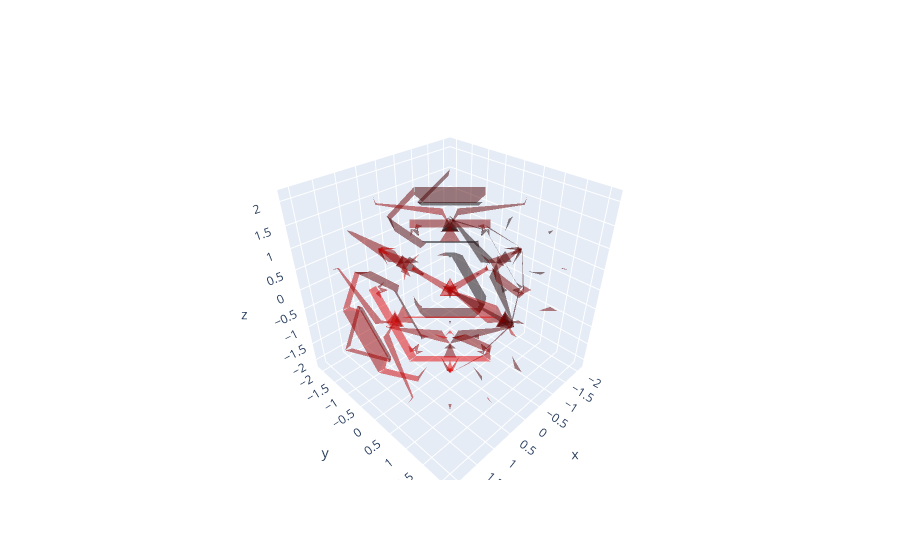

This figure's notebook cell:
### Code cell
n = 50
blank = np.zeros((n, n, n), dtype='uint8')

def esfera(x, y, z, r=2):
    return (r - np.sqrt(x**2 + y**2 + z**2))

marching_tethra(esfera, blank, isovalue=0, num_div=1)

### Figure 1 — Plotly figure (JSON) as saved in the notebook; plotly's stock layout.template omitted (floating-point values rounded to 4 significant figures)
{"data": [{"color": "rgb(1,0,0)", "opacity": 0.5, "type": "mesh3d", "x": [-1, -0.9092, -1], "y": [-0.9092, -1, -1], "z": [-1, -1, -0.9092]}, {"color": "rgb(2,0,0)", "opacity": 0.5, "type": "mesh3d", "x": [-1, -0.7412, -1], "y": [-0.9092, -0.7412, -1.011], "z": [-1, -1, -0.9887]}, {"color": "rgb(3,0,0)", "opacity": 0.5, "type": "mesh3d", "x": [-0.7412, -0.9092, -1.011], "y": [-0.7412, -1, -1], "z": [-1, -1, -0.9887]}, {"color": "rgb(4,0,0)", "opacity": 0.5, "type": "mesh3d", "x": [-1, -1, -1.825, -1.989], "y": [-1.825, -1.989, -1, -1], "z": [0, -0.01127, 0, -0.01127]}, {"color": "rgb(5,0,0)", "opacity": 0.5, "type": "mesh3d", "x": [-1, -1.011, -0.7412], "y": [-1.011, -1, -0.7412], "z": [-0.9887, -0.9887, -1]}, {"color": "rgb(6,0,0)", "opacity": 0.5, "type": "mesh3d", "x": [-1, -0.9142, -1], "y": [-1.175, -0.9142, -1.048], "z": [0, 0, 0.04819]}, {"color": "rgb(7,0,0)", "opacity": 0.5, "type": "mesh3d", "x": [-0.9142, -1.175, -1.048], "y": [-0.9142, -1, -1], "z": [0, 0, 0.04819]}, {"color": "rgb(8,0,0)", "opacity": 0.5, "type": "mesh3d", "x": [-1, -1, -2.091, -1.952], "y": [-2.091, -1.952, -1, -1], "z": [1, 0.9518, 1, 0.9518]}, {"color": "rgb(9,0,0)", "opacity": 0.5, "type": "mesh3d", "x": [-1, -1.048, -0.9142], "y": [-1.048, -1, -0.9142], "z": [0.04819, 0.04819, 0]}, {"color": "rgb(10,0,0)", "opacity": 0.5, "type": "mesh3d", "x": [-1, -0.7412, -1], "y": [-0.9092, -0.7412, -0.7412], "z": [1, 1, 0.7412]}, {"color": "rgb(11,0,0)", "opacity": 0.5, "type": "mesh3d", "x": [-0.7412, -0.9092, -0.7412], "y": [-0.7412, -1, -1], "z": [1, 1, 0.7412]}, {"color": "rgb(12,0,0)", "opacity": 0.5, "type": "mesh3d", "x": [-1, -1, -0.7412], "y": [-0.7412, -1, -1], "z": [0.7412, 0.9092, 0.7412]}, {"color": "rgb(13,0,0)", "opacity": 0.5, "type": "mesh3d", "x": [-1, -0.7412, -0.7412], "y": [-0.7412, -1, -0.7412], "z": [0.7412, 0.7412, 1]}, {"color": "rgb(14,0,0)", "opacity": 0.5, "type": "mesh3d", "x": [-1, -0.7412, -1], "y": [-1, -1, -0.9887], "z": [-0.9092, -0.7412, -1.011]}, {"color": "rgb(15,0,0)", "opacity": 0.5, "type": "mesh3d", "x": [-0.9092, -1.011, -0.7412], "y": [-1, -0.9887, -1], "z": [-1, -1, -0.7412]}, {"color": "rgb(16,0,0)", "opacity": 0.5, "type": "mesh3d", "x": [-1.011, -1, -1.175, -1], "y": [-0.9887, -0.9887, 0, 0], "z": [-1, -1.011, -1, -1.175]}, {"color": "rgb(17,0,0)", "opacity": 0.5, "type": "mesh3d", "x": [-1.011, -0.7412, -1], "y": [-0.9887, -1, -0.9887], "z": [-1, -0.7412, -1.011]}, {"color": "rgb(18,0,0)", "opacity": 0.5, "type": "mesh3d", "x": [-2.091, -1.952, -1.952], "y": [-1, -0.9518, -1], "z": [-1, -1, -0.9518]}, {"color": "rgb(19,0,0)", "opacity": 0.5, "type": "mesh3d", "x": [-1.048, -1.175, -1.207], "y": [-0.04819, 0, 0], "z": [-1, -1, -0.7929]}, {"color": "rgb(20,0,0)", "opacity": 0.5, "type": "mesh3d", "x": [-1.175, -1.207, -1.048], "y": [-1, -0.7929, -1], "z": [0, 0, -0.04819]}, {"color": "rgb(21,0,0)", "opacity": 0.5, "type": "mesh3d", "x": [-1.793, -1.5, -1.793], "y": [-0.2071, 0, 0], "z": [0, 0, -0.2071]}, {"color": "rgb(22,0,0)", "opacity": 0.5, "type": "mesh3d", "x": [-1.048, -1.207, -1.048, -1.207], "y": [-1, -0.7929, -0.04819, 0], "z": [-0.04819, 0, -1, -0.7929]}, {"color": "rgb(23,0,0)", "opacity": 0.5, "type": "mesh3d", "x": [-1.825, -1.73, -1.989], "y": [-1, -0.7299, -1], "z": [0, 0, 0.01127]}, {"color": "rgb(24,0,0)", "opacity": 0.5, "type": "mesh3d", "x": [-1.27, -1.5, -1.27], "y": [-0.2701, 0, 0], "z": [0, 0, 0.2701]}, {"color": "rgb(25,0,0)", "opacity": 0.5, "type": "mesh3d", "x": [-0.9092, -1.011, -1.011], "y": [-1, -0.9887, -1], "z": [1, 1, 0.9887]}, {"color": "rgb(26,0,0)", "opacity": 0.5, "type": "mesh3d", "x": [-1.989, -1.825, -1.73], "y": [-0.01127, 0, 0], "z": [1, 1, 0.7299]}, {"color": "rgb(27,0,0)", "opacity": 0.5, "type": "mesh3d", "x": [-1.011, -1.011, -1.27, -1.27], "y": [-1, -0.9887, -0.2701, 0], "z": [0.9887, 1, 0, 0.2701]}, {"color": "rgb(28,0,0)", "opacity": 0.5, "type": "mesh3d", "x": [-0.9092, -1, -1.048, -1], "y": [-1, -1, -0.04819, -0.04819], "z": [1, 0.9092, 1, 1.048]}, {"color": "rgb(29,0,0)", "opacity": 0.5, "type": "mesh3d", "x": [-1.048, -1.175, -0.9142], "y": [-0.04819, 0, 0], "z": [1, 1, 0.9142]}, {"color": "rgb(30,0,0)", "opacity": 0.5, "type": "mesh3d", "x": [-1, -1, -0.9142], "y": [-0.04819, 0, 0], "z": [1.048, 1.175, 0.9142]}, {"color": "rgb(31,0,0)", "opacity": 0.5, "type": "mesh3d", "x": [-1, -0.9142, -1.048], "y": [-0.04819, 0, -0.04819], "z": [1.048, 0.9142, 1]}, {"color": "rgb(32,0,0)", "opacity": 0.5, "type": "mesh3d", "x": [-1, -0.9142, -1], "y": [0, 0, 0.04819], "z": [-1.175, -0.9142, -1.048]}, {"color": "rgb(33,0,0)", "opacity": 0.5, "type": "mesh3d", "x": [-1.175, -1.048, -0.9142], "y": [0, 0.04819, 0], "z": [-1, -1, -0.9142]}, {"color": "rgb(34,0,0)", "opacity": 0.5, "type": "mesh3d", "x": [-1.048, -1, -0.9092, -1], "y": [0.04819, 0.04819, 1, 1], "z": [-1, -1.048, -1, -0.9092]}, {"color": "rgb(35,0,0)", "opacity": 0.5, "type": "mesh3d", "x": [-1.048, -0.9142, -1], "y": [0.04819, 0, 0.04819], "z": [-1, -0.9142, -1.048]}, {"color": "rgb(36,0,0)", "opacity": 0.5, "type": "mesh3d", "x": [-1.825, -1.989, -1.73], "y": [0, 0.01127, 0], "z": [-1, -1, -0.7299]}, {"color": "rgb(37,0,0)", "opacity": 0.5, "type": "mesh3d", "x": [-1.011, -0.9092, -1.011], "y": [0.9887, 1, 1], "z": [-1, -1, -0.9887]}, {"color": "rgb(38,0,0)", "opacity": 0.5, "type": "mesh3d", "x": [-1.5, -1.27, -1.27], "y": [0, 0.2701, 0], "z": [0, 0, -0.2701]}, {"color": "rgb(39,0,0)", "opacity": 0.5, "type": "mesh3d", "x": [-1.73, -1.825, -1.989], "y": [0.7299, 1, 1], "z": [0, 0, -0.01127]}, {"color": "rgb(40,0,0)", "opacity": 0.5, "type": "mesh3d", "x": [-1.27, -1.27, -1.011, -1.011], "y": [0, 0.2701, 0.9887, 1], "z": [-0.2701, 0, -1, -0.9887]}, {"color": "rgb(41,0,0)", "opacity": 0.5, "type": "mesh3d", "x": [-1.5, -1.793, -1.793], "y": [0, 0.2071, 0], "z": [0, 0, 0.2071]}, {"color": "rgb(42,0,0)", "opacity": 0.5, "type": "mesh3d", "x": [-1.207, -1.175, -1.048], "y": [0.7929, 1, 1], "z": [0, 0, 0.04819]}, {"color": "rgb(43,0,0)", "opacity": 0.5, "type": "mesh3d", "x": [-1.175, -1.048, -1.207], "y": [0, 0.04819, 0], "z": [1, 1, 0.7929]}, {"color": "rgb(44,0,0)", "opacity": 0.5, "type": "mesh3d", "x": [-1.952, -2.091, -1.952], "y": [0.9518, 1, 1], "z": [1, 1, 0.9518]}, {"color": "rgb(45,0,0)", "opacity": 0.5, "type": "mesh3d", "x": [-1.207, -1.048, -1.207, -1.048], "y": [0, 0.04819, 0.7929, 1], "z": [0.7929, 1, 0, 0.04819]}, {"color": "rgb(46,0,0)", "opacity": 0.5, "type": "mesh3d", "x": [-1.175, -1, -1.011, -1], "y": [0, 0, 0.9887, 0.9887], "z": [1, 1.175, 1, 1.011]}, {"color": "rgb(47,0,0)", "opacity": 0.5, "type": "mesh3d", "x": [-1.011, -0.9092, -0.7412], "y": [0.9887, 1, 1], "z": [1, 1, 0.7412]}, {"color": "rgb(48,0,0)", "opacity": 0.5, "type": "mesh3d", "x": [-1, -1, -0.7412], "y": [0.9887, 1, 1], "z": [1.011, 0.9092, 0.7412]}, {"color": "rgb(49,0,0)", "opacity": 0.5, "type": "mesh3d", "x": [-1, -0.7412, -1.011], "y": [0.9887, 1, 0.9887], "z": [1.011, 0.7412, 1]}, {"color": "rgb(50,0,0)", "opacity": 0.5, "type": "mesh3d", "x": [-1, -0.7412, -1], "y": [1, 1, 0.7412], "z": [-0.9092, -0.7412, -0.7412]}, {"color": "rgb(51,0,0)", "opacity": 0.5, "type": "mesh3d", "x": [-0.9092, -0.7412, -0.7412], "y": [1, 0.7412, 1], "z": [-1, -1, -0.7412]}, {"color": "rgb(52,0,0)", "opacity": 0.5, "type": "mesh3d", "x": [-1, -0.7412, -1], "y": [0.9092, 0.7412, 0.7412], "z": [-1, -1, -0.7412]}, {"color": "rgb(53,0,0)", "opacity": 0.5, "type": "mesh3d", "x": [-0.7412, -0.7412, -1], "y": [0.7412, 1, 0.7412], "z": [-1, -0.7412, -0.7412]}, {"color": "rgb(54,0,0)", "opacity": 0.5, "type": "mesh3d", "x": [-1, -0.9092, -1, -1.048], "y": [0.9092, 1, 1.048, 1], "z": [-1, -1, -0.04819, -0.04819]}, {"color": "rgb(55,0,0)", "opacity": 0.5, "type": "mesh3d", "x": [-1.175, -0.9142, -1.048], "y": [1, 0.9142, 1], "z": [0, 0, -0.04819]}, {"color": "rgb(56,0,0)", "opacity": 0.5, "type": "mesh3d", "x": [-1, -0.9142, -1], "y": [1.175, 0.9142, 1.048], "z": [0, 0, -0.04819]}, {"color": "rgb(57,0,0)", "opacity": 0.5, "type": "mesh3d", "x": [-0.9142, -1.048, -1], "y": [0.9142, 1, 1.048], "z": [0, -0.04819, -0.04819]}, {"color": "rgb(58,0,0)", "opacity": 0.5, "type": "mesh3d", "x": [-1, -1.175, -1, -1.011], "y": [1.175, 1, 1.011, 1], "z": [0, 0, 0.9887, 0.9887]}, {"color": "rgb(59,0,0)", "opacity": 0.5, "type": "mesh3d", "x": [-0.9092, -0.7412, -1.011], "y": [1, 0.7412, 1], "z": [1, 1, 0.9887]}, {"color": "rgb(60,0,0)", "opacity": 0.5, "type": "mesh3d", "x": [-1, -0.7412, -1], "y": [0.9092, 0.7412, 1.011], "z": [1, 1, 0.9887]}, {"color": "rgb(61,0,0)", "opacity": 0.5, "type": "mesh3d", "x": [-0.7412, -1.011, -1], "y": [0.7412, 1, 1.011], "z": [1, 0.9887, 0.9887]}, {"color": "rgb(62,0,0)", "opacity": 0.5, "type": "mesh3d", "x": [-0.9092, -1, -1], "y": [1, 0.9092, 1], "z": [1, 1, 0.9092]}, {"color": "rgb(63,0,0)", "opacity": 0.5, "type": "mesh3d", "x": [-1, -1, -0.9887], "y": [-0.7412, -1, -1], "z": [-0.7412, -0.9092, -1.011]}, {"color": "rgb(64,0,0)", "opacity": 0.5, "type": "mesh3d", "x": [-0.9887, -1, -1], "y": [-1.011, -0.9092, -0.7412], "z": [-1, -1, -0.7412]}, {"color": "rgb(65,0,0)", "opacity": 0.5, "type": "mesh3d", "x": [-0.01127, 0, -0.01127, 0], "y": [-1.989, -1.825, -1, -1], "z": [-1, -1, -1.989, -1.825]}, {"color": "rgb(66,0,0)", "opacity": 0.5, "type": "mesh3d", "x": [-0.9887, -1, -0.9887], "y": [-1.011, -0.7412, -1], "z": [-1, -0.7412, -1.011]}, {"color": "rgb(67,0,0)", "opacity": 0.5, "type": "mesh3d", "x": [0, -0.04819, 0], "y": [-1.175, -1.048, -1.207], "z": [-1, -1, -0.7929]}, {"color": "rgb(68,0,0)", "opacity": 0.5, "type": "mesh3d", "x": [-1, -0.9518, -1], "y": [-2.091, -1.952, -1.952], "z": [-1, -1, -0.9518]}, {"color": "rgb(69,0,0)", "opacity": 0.5, "type": "mesh3d", "x": [-0.7929, -1, -1], "y": [-1.207, -1.175, -1.048], "z": [0, 0, -0.04819]}, {"color": "rgb(70,0,0)", "opacity": 0.5, "type": "mesh3d", "x": [0, -0.2071, 0], "y": [-1.5, -1.793, -1.793], "z": [0, 0, -0.2071]}, {"color": "rgb(71,0,0)", "opacity": 0.5, "type": "mesh3d", "x": [-0.2071, 0, -1, -0.9518], "y": [-1.793, -1.793, -1.952, -1.952], "z": [0, -0.2071, -0.9518, -1]}, {"color": "rgb(72,0,0)", "opacity": 0.5, "type": "mesh3d", "x": [0, -0.2701, 0], "y": [-1.5, -1.27, -1.27], "z": [0, 0, 0.2701]}, {"color": "rgb(73,0,0)", "opacity": 0.5, "type": "mesh3d", "x": [-1, -0.7299, -1], "y": [-1.825, -1.73, -1.989], "z": [0, 0, 0.01127]}, {"color": "rgb(74,0,0)", "opacity": 0.5, "type": "mesh3d", "x": [-0.9887, -1, -1], "y": [-1.011, -0.9092, -1.011], "z": [1, 1, 0.9887]}, {"color": "rgb(75,0,0)", "opacity": 0.5, "type": "mesh3d", "x": [0, -0.01127, 0], "y": [-1.825, -1.989, -1.73], "z": [1, 1, 0.7299]}, {"color": "rgb(76,0,0)", "opacity": 0.5, "type": "mesh3d", "x": [-0.01127, 0, -1, -0.7299], "y": [-1.989, -1.73, -1.989, -1.73], "z": [1, 0.7299, 0.01127, 0]}, {"color": "rgb(77,0,0)", "opacity": 0.5, "type": "mesh3d", "x": [0, -0.04819, 0], "y": [-1.175, -1.048, -0.9142], "z": [1, 1, 0.9142]}, {"color": "rgb(78,0,0)", "opacity": 0.5, "type": "mesh3d", "x": [-0.9518, -1, -0.9518, -1], "y": [-1.952, -2.091, -1, -1], "z": [1, 1, 1.952, 2.091]}, {"color": "rgb(79,0,0)", "opacity": 0.5, "type": "mesh3d", "x": [0, 0, -0.04819], "y": [-0.9142, -1, -1], "z": [0.9142, 1.175, 1.048]}, {"color": "rgb(80,0,0)", "opacity": 0.5, "type": "mesh3d", "x": [0, -0.04819, -0.04819], "y": [-0.9142, -1, -1.048], "z": [0.9142, 1.048, 1]}, {"color": "rgb(81,0,0)", "opacity": 0.5, "type": "mesh3d", "x": [0, -0.04819, 0], "y": [-1, -1, -0.7929], "z": [-1.175, -1.048, -1.207]}, {"color": "rgb(82,0,0)", "opacity": 0.5, "type": "mesh3d", "x": [-1, -1, -0.7929], "y": [-0.04819, 0, 0], "z": [-1.048, -1.175, -1.207]}, {"color": "rgb(83,0,0)", "opacity": 0.5, "type": "mesh3d", "x": [-0.9518, -1, -1], "y": [-1, -1, -0.9518], "z": [-1.952, -2.091, -1.952]}, {"color": "rgb(84,0,0)", "opacity": 0.5, "type": "mesh3d", "x": [0, 0, -0.2071], "y": [-0.2071, 0, 0], "z": [-1.793, -1.5, -1.793]}, {"color": "rgb(85,0,0)", "opacity": 0.5, "type": "mesh3d", "x": [-0.04819, 0, -1, -0.7929], "y": [-1, -0.7929, -0.04819, 0], "z": [-1.048, -1.207, -1.048, -1.207]}, {"color": "rgb(86,0,0)", "opacity": 0.5, "type": "mesh3d", "x": [0, -0.01127, 0], "y": [-1, -1, -0.7299], "z": [1.825, 1.989, 1.73]}, {"color": "rgb(87,0,0)", "opacity": 0.5, "type": "mesh3d", "x": [-1, -1, -0.7299], "y": [-0.01127, 0, 0], "z": [1.989, 1.825, 1.73]}, {"color": "rgb(88,0,0)", "opacity": 0.5, "type": "mesh3d", "x": [-0.9887, -1, -1], "y": [-1, -1, -0.9887], "z": [1.011, 0.9092, 1.011]}, {"color": "rgb(89,0,0)", "opacity": 0.5, "type": "mesh3d", "x": [0, 0, -0.2701], "y": [-0.2701, 0, 0], "z": [1.27, 1.5, 1.27]}, {"color": "rgb(90,0,0)", "opacity": 0.5, "type": "mesh3d", "x": [-0.01127, 0, -1, -0.7299], "y": [-1, -0.7299, -0.01127, 0], "z": [1.989, 1.73, 1.989, 1.73]}, {"color": "rgb(91,0,0)", "opacity": 0.5, "type": "mesh3d", "x": [0, -0.2701, 0], "y": [0, 0, 0.2701], "z": [-1.5, -1.27, -1.27]}, {"color": "rgb(92,0,0)", "opacity": 0.5, "type": "mesh3d", "x": [-1, -1, -0.9887], "y": [0.9887, 1, 1], "z": [-1.011, -0.9092, -1.011]}, {"color": "rgb(93,0,0)", "opacity": 0.5, "type": "mesh3d", "x": [-0.7299, -1, -1], "y": [0, 0, 0.01127], "z": [-1.73, -1.825, -1.989]}, {"color": "rgb(94,0,0)", "opacity": 0.5, "type": "mesh3d", "x": [0, 0, -0.01127], "y": [0.7299, 1, 1], "z": [-1.73, -1.825, -1.989]}, {"color": "rgb(95,0,0)", "opacity": 0.5, "type": "mesh3d", "x": [-0.2701, 0, -1, -0.9887], "y": [0, 0.2701, 0.9887, 1], "z": [-1.27, -1.27, -1.011, -1.011]}, {"color": "rgb(96,0,0)", "opacity": 0.5, "type": "mesh3d", "x": [0, -0.2071, 0], "y": [0, 0, 0.2071], "z": [1.5, 1.793, 1.793]}, {"color": "rgb(97,0,0)", "opacity": 0.5, "type": "mesh3d", "x": [-1, -1, -0.9518], "y": [0.9518, 1, 1], "z": [1.952, 2.091, 1.952]}, {"color": "rgb(98,0,0)", "opacity": 0.5, "type": "mesh3d", "x": [-0.7929, -1, -1], "y": [0, 0, 0.04819], "z": [1.207, 1.175, 1.048]}, {"color": "rgb(99,0,0)", "opacity": 0.5, "type": "mesh3d", "x": [0, 0, -0.04819], "y": [0.7929, 1, 1], "z": [1.207, 1.175, 1.048]}, {"color": "rgb(100,0,0)", "opacity": 0.5, "type": "mesh3d", "x": [-0.2071, 0, -1, -0.9518], "y": [0, 0.2071, 0.9518, 1], "z": [1.793, 1.793, 1.952, 1.952]}, {"color": "rgb(101,0,0)", "opacity": 0.5, "type": "mesh3d", "x": [0, -0.04819, 0], "y": [1, 1, 0.9142], "z": [-1.175, -1.048, -0.9142]}, {"color": "rgb(102,0,0)", "opacity": 0.5, "type": "mesh3d", "x": [-0.04819, -0.04819, -1, -1], "y": [1.048, 1, 0.9092, 1], "z": [-1, -1.048, -1, -0.9092]}, {"color": "rgb(103,0,0)", "opacity": 0.5, "type": "mesh3d", "x": [0, -0.04819, 0], "y": [1.175, 1.048, 0.9142], "z": [-1, -1, -0.9142]}, {"color": "rgb(104,0,0)", "opacity": 0.5, "type": "mesh3d", "x": [-0.04819, -0.04819, 0], "y": [1.048, 1, 0.9142], "z": [-1, -1.048, -0.9142]}, {"color": "rgb(105,0,0)", "opacity": 0.5, "type": "mesh3d", "x": [0, -0.01127, 0], "y": [1.825, 1.989, 1.73], "z": [-1, -1, -0.7299]}, {"color": "rgb(106,0,0)", "opacity": 0.5, "type": "mesh3d", "x": [-1, -0.9887, -1], "y": [0.9092, 1.011, 1.011], "z": [-1, -1, -0.9887]}, {"color": "rgb(107,0,0)", "opacity": 0.5, "type": "mesh3d", "x": [-0.7299, -1, -1], "y": [1.73, 1.825, 1.989], "z": [0, 0, -0.01127]}, {"color": "rgb(108,0,0)", "opacity": 0.5, "type": "mesh3d", "x": [0, -0.2701, 0], "y": [1.5, 1.27, 1.27], "z": [0, 0, -0.2701]}, {"color": "rgb(109,0,0)", "opacity": 0.5, "type": "mesh3d", "x": [-0.2701, 0, -1, -0.9887], "y": [1.27, 1.27, 1.011, 1.011], "z": [0, -0.2701, -0.9887, -1]}, {"color": "rgb(110,0,0)", "opacity": 0.5, "type": "mesh3d", "x": [0, -0.2071, 0], "y": [1.5, 1.793, 1.793], "z": [0, 0, 0.2071]}, {"color": "rgb(111,0,0)", "opacity": 0.5, "type": "mesh3d", "x": [-1, -0.7929, -1], "y": [1.175, 1.207, 1.048], "z": [0, 0, 0.04819]}, {"color": "rgb(112,0,0)", "opacity": 0.5, "type": "mesh3d", "x": [-0.9518, -1, -1], "y": [1.952, 2.091, 1.952], "z": [1, 1, 0.9518]}, {"color": "rgb(113,0,0)", "opacity": 0.5, "type": "mesh3d", "x": [0, -0.04819, 0], "y": [1.175, 1.048, 1.207], "z": [1, 1, 0.7929]}, {"color": "rgb(114,0,0)", "opacity": 0.5, "type": "mesh3d", "x": [-0.04819, 0, -1, -0.7929], "y": [1.048, 1.207, 1.048, 1.207], "z": [1, 0.7929, 0.04819, 0]}, {"color": "rgb(115,0,0)", "opacity": 0.5, "type": "mesh3d", "x": [0, 0, -0.9887, -0.9887], "y": [1.175, 1, 1.011, 1], "z": [1, 1.175, 1, 1.011]}, {"color": "rgb(116,0,0)", "opacity": 0.5, "type": "mesh3d", "x": [-1, -0.9887, -1], "y": [0.9092, 1.011, 0.7412], "z": [1, 1, 0.7412]}, {"color": "rgb(117,0,0)", "opacity": 0.5, "type": "mesh3d", "x": [-0.9887, -1, -1], "y": [1, 1, 0.7412], "z": [1.011, 0.9092, 0.7412]}, {"color": "rgb(118,0,0)", "opacity": 0.5, "type": "mesh3d", "x": [-0.9887, -1, -0.9887], "y": [1, 0.7412, 1.011], "z": [1.011, 0.7412, 1]}, {"color": "rgb(119,0,0)", "opacity": 0.5, "type": "mesh3d", "x": [0, 0, 0.04819], "y": [-0.9142, -1, -1], "z": [-0.9142, -1.175, -1.048]}, {"color": "rgb(120,0,0)", "opacity": 0.5, "type": "mesh3d", "x": [0.04819, 0, 0], "y": [-1.048, -1.175, -0.9142], "z": [-1, -1, -0.9142]}, {"color": "rgb(121,0,0)", "opacity": 0.5, "type": "mesh3d", "x": [0.9518, 1, 0.9518, 1], "y": [-1.952, -2.091, -1, -1], "z": [-1, -1, -1.952, -2.091]}, {"color": "rgb(122,0,0)", "opacity": 0.5, "type": "mesh3d", "x": [0.04819, 0, 0.04819], "y": [-1.048, -0.9142, -1], "z": [-1, -0.9142, -1.048]}, {"color": "rgb(123,0,0)", "opacity": 0.5, "type": "mesh3d", "x": [1, 0.9887, 1], "y": [-0.9092, -1.011, -1.011], "z": [-1, -1, -0.9887]}, {"color": "rgb(124,0,0)", "opacity": 0.5, "type": "mesh3d", "x": [0, 0.01127, 0], "y": [-1.825, -1.989, -1.73], "z": [-1, -1, -0.7299]}, {"color": "rgb(125,0,0)", "opacity": 0.5, "type": "mesh3d", "x": [0.2701, 0, 0], "y": [-1.27, -1.5, -1.27], "z": [0, 0, -0.2701]}, {"color": "rgb(126,0,0)", "opacity": 0.5, "type": "mesh3d", "x": [1, 0.7299, 1], "y": [-1.825, -1.73, -1.989], "z": [0, 0, -0.01127]}, {"color": "rgb(127,0,0)", "opacity": 0.5, "type": "mesh3d", "x": [0.7299, 1, 0, 0.01127], "y": [-1.73, -1.989, -1.73, -1.989], "z": [0, -0.01127, -0.7299, -1]}, {"color": "rgb(128,0,0)", "opacity": 0.5, "type": "mesh3d", "x": [1, 0.7929, 1], "y": [-1.175, -1.207, -1.048], "z": [0, 0, 0.04819]}, {"color": "rgb(129,0,0)", "opacity": 0.5, "type": "mesh3d", "x": [0, 0.2071, 0], "y": [-1.5, -1.793, -1.793], "z": [0, 0, 0.2071]}, {"color": "rgb(130,0,0)", "opacity": 0.5, "type": "mesh3d", "x": [0.04819, 0, 0], "y": [-1.048, -1.175, -1.207], "z": [1, 1, 0.7929]}, {"color": "rgb(131,0,0)", "opacity": 0.5, "type": "mesh3d", "x": [1, 0.9518, 1], "y": [-2.091, -1.952, -1.952], "z": [1, 1, 0.9518]}, {"color": "rgb(132,0,0)", "opacity": 0.5, "type": "mesh3d", "x": [0.9518, 1, 0, 0.2071], "y": [-1.952, -1.952, -1.793, -1.793], "z": [1, 0.9518, 0.2071, 0]}, {"color": "rgb(133,0,0)", "opacity": 0.5, "type": "mesh3d", "x": [1, 0.9887, 1], "y": [-0.9092, -1.011, -0.7412], "z": [1, 1, 0.7412]}, {"color": "rgb(134,0,0)", "opacity": 0.5, "type": "mesh3d", "x": [0.01127, 0, 0.01127, 0], "y": [-1.989, -1.825, -1, -1], "z": [1, 1, 1.989, 1.825]}, {"color": "rgb(135,0,0)", "opacity": 0.5, "type": "mesh3d", "x": [1, 1, 0.9887], "y": [-0.7412, -1, -1], "z": [0.7412, 0.9092, 1.011]}, {"color": "rgb(136,0,0)", "opacity": 0.5, "type": "mesh3d", "x": [1, 0.9887, 0.9887], "y": [-0.7412, -1, -1.011], "z": [0.7412, 1.011, 1]}, {"color": "rgb(137,0,0)", "opacity": 0.5, "type": "mesh3d", "x": [1, 0.9887, 1], "y": [-1, -1, -0.9887], "z": [-0.9092, -1.011, -1.011]}, {"color": "rgb(138,0,0)", "opacity": 0.5, "type": "mesh3d", "x": [0, 0, 0.2701], "y": [-0.2701, 0, 0], "z": [-1.27, -1.5, -1.27]}, {"color": "rgb(139,0,0)", "opacity": 0.5, "type": "mesh3d", "x": [0.01127, 0, 0], "y": [-1, -1, -0.7299], "z": [-1.989, -1.825, -1.73]}, {"color": "rgb(140,0,0)", "opacity": 0.5, "type": "mesh3d", "x": [1, 1, 0.7299], "y": [-0.01127, 0, 0], "z": [-1.989, -1.825, -1.73]}, {"color": "rgb(141,0,0)", "opacity": 0.5, "type": "mesh3d", "x": [0.9887, 1, 0, 0.2701], "y": [-1, -0.9887, -0.2701, 0], "z": [-1.011, -1.011, -1.27, -1.27]}, {"color": "rgb(142,0,0)", "opacity": 0.5, "type": "mesh3d", "x": [1, 0.9518, 1], "y": [-1, -1, -0.9518], "z": [2.091, 1.952, 1.952]}, {"color": "rgb(143,0,0)", "opacity": 0.5, "type": "mesh3d", "x": [0, 0, 0.2071], "y": [-0.2071, 0, 0], "z": [1.793, 1.5, 1.793]}, {"color": "rgb(144,0,0)", "opacity": 0.5, "type": "mesh3d", "x": [0.04819, 0, 0], "y": [-1, -1, -0.7929], "z": [1.048, 1.175, 1.207]}, {"color": "rgb(145,0,0)", "opacity": 0.5, "type": "mesh3d", "x": [1, 1, 0.7929], "y": [-0.04819, 0, 0], "z": [1.048, 1.175, 1.207]}, {"color": "rgb(146,0,0)", "opacity": 0.5, "type": "mesh3d", "x": [0.9518, 1, 0, 0.2071], "y": [-1, -0.9518, -0.2071, 0], "z": [1.952, 1.952, 1.793, 1.793]}, {"color": "rgb(147,0,0)", "opacity": 0.5, "type": "mesh3d", "x": [1, 0.7929, 1], "y": [0, 0, 0.04819], "z": [-1.175, -1.207, -1.048]}, {"color": "rgb(148,0,0)", "opacity": 0.5, "type": "mesh3d", "x": [0, 0, 0.04819], "y": [0.7929, 1, 1], "z": [-1.207, -1.175, -1.048]}, {"color": "rgb(149,0,0)", "opacity": 0.5, "type": "mesh3d", "x": [0.2071, 0, 0], "y": [0, 0, 0.2071], "z": [-1.793, -1.5, -1.793]}, {"color": "rgb(150,0,0)", "opacity": 0.5, "type": "mesh3d", "x": [1, 1, 0.9518], "y": [0.9518, 1, 1], "z": [-1.952, -2.091, -1.952]}, {"color": "rgb(151,0,0)", "opacity": 0.5, "type": "mesh3d", "x": [0.7929, 1, 0, 0.04819], "y": [0, 0.04819, 0.7929, 1], "z": [-1.207, -1.048, -1.207, -1.048]}, {"color": "rgb(152,0,0)", "opacity": 0.5, "type": "mesh3d", "x": [1, 0.7299, 1], "y": [0, 0, 0.01127], "z": [1.825, 1.73, 1.989]}, {"color": "rgb(153,0,0)", "opacity": 0.5, "type": "mesh3d", "x": [0, 0, 0.01127], "y": [0.7299, 1, 1], "z": [1.73, 1.825, 1.989]}, {"color": "rgb(154,0,0)", "opacity": 0.5, "type": "mesh3d", "x": [0.2701, 0, 0], "y": [0, 0, 0.2701], "z": [1.27, 1.5, 1.27]}, {"color": "rgb(155,0,0)", "opacity": 0.5, "type": "mesh3d", "x": [1, 1, 0.9887], "y": [0.9887, 1, 1], "z": [1.011, 0.9092, 1.011]}, {"color": "rgb(156,0,0)", "opacity": 0.5, "type": "mesh3d", "x": [0.7299, 1, 0, 0.01127], "y": [0, 0.01127, 0.7299, 1], "z": [1.73, 1.989, 1.73, 1.989]}, {"color": "rgb(157,0,0)", "opacity": 0.5, "type": "mesh3d", "x": [1, 0.9887, 1], "y": [1, 1, 0.7412], "z": [-0.9092, -1.011, -0.7412]}, {"color": "rgb(158,0,0)", "opacity": 0.5, "type": "mesh3d", "x": [0.9887, 0.9887, 0, 0], "y": [1.011, 1, 1.175, 1], "z": [-1, -1.011, -1, -1.175]}, {"color": "rgb(159,0,0)", "opacity": 0.5, "type": "mesh3d", "x": [1, 0.9887, 1], "y": [0.9092, 1.011, 0.7412], "z": [-1, -1, -0.7412]}, {"color": "rgb(160,0,0)", "opacity": 0.5, "type": "mesh3d", "x": [0.9887, 0.9887, 1], "y": [1.011, 1, 0.7412], "z": [-1, -1.011, -0.7412]}, {"color": "rgb(161,0,0)", "opacity": 0.5, "type": "mesh3d", "x": [1, 0.9518, 1], "y": [2.091, 1.952, 1.952], "z": [-1, -1, -0.9518]}, {"color": "rgb(162,0,0)", "opacity": 0.5, "type": "mesh3d", "x": [0, 0.04819, 0], "y": [1.175, 1.048, 1.207], "z": [-1, -1, -0.7929]}, {"color": "rgb(163,0,0)", "opacity": 0.5, "type": "mesh3d", "x": [0.2071, 0, 0], "y": [1.793, 1.5, 1.793], "z": [0, 0, -0.2071]}, {"color": "rgb(164,0,0)", "opacity": 0.5, "type": "mesh3d", "x": [1, 0.7929, 1], "y": [1.175, 1.207, 1.048], "z": [0, 0, -0.04819]}, {"color": "rgb(165,0,0)", "opacity": 0.5, "type": "mesh3d", "x": [0.7929, 1, 0, 0.04819], "y": [1.207, 1.048, 1.207, 1.048], "z": [0, -0.04819, -0.7929, -1]}, {"color": "rgb(166,0,0)", "opacity": 0.5, "type": "mesh3d", "x": [1, 0.7299, 1], "y": [1.825, 1.73, 1.989], "z": [0, 0, 0.01127]}, {"color": "rgb(167,0,0)", "opacity": 0.5, "type": "mesh3d", "x": [0, 0.2701, 0], "y": [1.5, 1.27, 1.27], "z": [0, 0, 0.2701]}, {"color": "rgb(168,0,0)", "opacity": 0.5, "type": "mesh3d", "x": [0.01127, 0, 0], "y": [1.989, 1.825, 1.73], "z": [1, 1, 0.7299]}, {"color": "rgb(169,0,0)", "opacity": 0.5, "type": "mesh3d", "x": [1, 0.9887, 1], "y": [0.9092, 1.011, 1.011], "z": [1, 1, 0.9887]}, {"color": "rgb(170,0,0)", "opacity": 0.5, "type": "mesh3d", "x": [0.9887, 1, 0, 0.2701], "y": [1.011, 1.011, 1.27, 1.27], "z": [1, 0.9887, 0.2701, 0]}, {"color": "rgb(171,0,0)", "opacity": 0.5, "type": "mesh3d", "x": [1, 1, 0.04819, 0.04819], "y": [0.9092, 1, 1.048, 1], "z": [1, 0.9092, 1, 1.048]}, {"color": "rgb(172,0,0)", "opacity": 0.5, "type": "mesh3d", "x": [0, 0.04819, 0], "y": [1.175, 1.048, 0.9142], "z": [1, 1, 0.9142]}, {"color": "rgb(173,0,0)", "opacity": 0.5, "type": "mesh3d", "x": [0.04819, 0, 0], "y": [1, 1, 0.9142], "z": [1.048, 1.175, 0.9142]}, {"color": "rgb(174,0,0)", "opacity": 0.5, "type": "mesh3d", "x": [0.04819, 0, 0.04819], "y": [1, 0.9142, 1.048], "z": [1.048, 0.9142, 1]}, {"color": "rgb(175,0,0)", "opacity": 0.5, "type": "mesh3d", "x": [1, 1, 0.7412], "y": [-0.7412, -1, -1], "z": [-0.7412, -0.9092, -0.7412]}, {"color": "rgb(176,0,0)", "opacity": 0.5, "type": "mesh3d", "x": [0.7412, 1, 1], "y": [-0.7412, -0.9092, -0.7412], "z": [-1, -1, -0.7412]}, {"color": "rgb(177,0,0)", "opacity": 0.5, "type": "mesh3d", "x": [0.7412, 0.9092, 0.7412], "y": [-0.7412, -1, -1], "z": [-1, -1, -0.7412]}, {"color": "rgb(178,0,0)", "opacity": 0.5, "type": "mesh3d", "x": [0.7412, 1, 0.7412], "y": [-0.7412, -0.7412, -1], "z": [-1, -0.7412, -0.7412]}, {"color": "rgb(179,0,0)", "opacity": 0.5, "type": "mesh3d", "x": [1, 1, 2.091, 1.952], "y": [-2.091, -1.952, -1, -1], "z": [-1, -0.9518, -1, -0.9518]}, {"color": "rgb(180,0,0)", "opacity": 0.5, "type": "mesh3d", "x": [0.9142, 1, 1], "y": [-0.9142, -1.175, -1.048], "z": [0, 0, -0.04819]}, {"color": "rgb(181,0,0)", "opacity": 0.5, "type": "mesh3d", "x": [0.9142, 1.175, 1.048], "y": [-0.9142, -1, -1], "z": [0, 0, -0.04819]}, {"color": "rgb(182,0,0)", "opacity": 0.5, "type": "mesh3d", "x": [0.9142, 1, 1.048], "y": [-0.9142, -1.048, -1], "z": [0, -0.04819, -0.04819]}, {"color": "rgb(183,0,0)", "opacity": 0.5, "type": "mesh3d", "x": [1, 1, 1.825, 1.989], "y": [-1.825, -1.989, -1, -1], "z": [0, 0.01127, 0, 0.01127]}, {"color": "rgb(184,0,0)", "opacity": 0.5, "type": "mesh3d", "x": [0.7412, 1, 1], "y": [-0.7412, -0.9092, -1.011], "z": [1, 1, 0.9887]}, {"color": "rgb(185,0,0)", "opacity": 0.5, "type": "mesh3d", "x": [0.7412, 0.9092, 1.011], "y": [-0.7412, -1, -1], "z": [1, 1, 0.9887]}, {"color": "rgb(186,0,0)", "opacity": 0.5, "type": "mesh3d", "x": [0.7412, 1, 1.011], "y": [-0.7412, -1.011, -1], "z": [1, 0.9887, 0.9887]}, {"color": "rgb(187,0,0)", "opacity": 0.5, "type": "mesh3d", "x": [1, 0.9092, 1], "y": [-0.9092, -1, -1], "z": [1, 1, 0.9092]}, {"color": "rgb(188,0,0)", "opacity": 0.5, "type": "mesh3d", "x": [1, 1, 0.9142], "y": [-0.04819, 0, 0], "z": [-1.048, -1.175, -0.9142]}, {"color": "rgb(189,0,0)", "opacity": 0.5, "type": "mesh3d", "x": [1.952, 2.091, 1, 1], "y": [-0.9518, -1, -0.9518, -1], "z": [-1, -1, -1.952, -2.091]}, {"color": "rgb(190,0,0)", "opacity": 0.5, "type": "mesh3d", "x": [1.048, 1.175, 0.9142], "y": [-0.04819, 0, 0], "z": [-1, -1, -0.9142]}, {"color": "rgb(191,0,0)", "opacity": 0.5, "type": "mesh3d", "x": [1.048, 1, 0.9142], "y": [-0.04819, -0.04819, 0], "z": [-1, -1.048, -0.9142]}, {"color": "rgb(192,0,0)", "opacity": 0.5, "type": "mesh3d", "x": [0.9092, 1.011, 1.011], "y": [-1, -0.9887, -1], "z": [-1, -1, -0.9887]}, {"color": "rgb(193,0,0)", "opacity": 0.5, "type": "mesh3d", "x": [1.989, 1.825, 1.73], "y": [-0.01127, 0, 0], "z": [-1, -1, -0.7299]}, {"color": "rgb(194,0,0)", "opacity": 0.5, "type": "mesh3d", "x": [1.825, 1.73, 1.989], "y": [-1, -0.7299, -1], "z": [0, 0, -0.01127]}, {"color": "rgb(195,0,0)", "opacity": 0.5, "type": "mesh3d", "x": [1.27, 1.5, 1.27], "y": [-0.2701, 0, 0], "z": [0, 0, -0.2701]}, {"color": "rgb(196,0,0)", "opacity": 0.5, "type": "mesh3d", "x": [1.989, 1.73, 1.989, 1.73], "y": [-1, -0.7299, -0.01127, 0], "z": [-0.01127, 0, -1, -0.7299]}, {"color": "rgb(197,0,0)", "opacity": 0.5, "type": "mesh3d", "x": [1.175, 1.207, 1.048], "y": [-1, -0.7929, -1], "z": [0, 0, 0.04819]}, {"color": "rgb(198,0,0)", "opacity": 0.5, "type": "mesh3d", "x": [1.793, 1.5, 1.793], "y": [-0.2071, 0, 0], "z": [0, 0, 0.2071]}, {"color": "rgb(199,0,0)", "opacity": 0.5, "type": "mesh3d", "x": [2.091, 1.952, 1.952], "y": [-1, -0.9518, -1], "z": [1, 1, 0.9518]}, {"color": "rgb(200,0,0)", "opacity": 0.5, "type": "mesh3d", "x": [1.048, 1.175, 1.207], "y": [-0.04819, 0, 0], "z": [1, 1, 0.7929]}, {"color": "rgb(201,0,0)", "opacity": 0.5, "type": "mesh3d", "x": [1.952, 1.952, 1.793, 1.793], "y": [-1, -0.9518, -0.2071, 0], "z": [0.9518, 1, 0, 0.2071]}, {"color": "rgb(202,0,0)", "opacity": 0.5, "type": "mesh3d", "x": [0.9092, 1.011, 0.7412], "y": [-1, -0.9887, -1], "z": [1, 1, 0.7412]}, {"color": "rgb(203,0,0)", "opacity": 0.5, "type": "mesh3d", "x": [1.011, 1, 1.175, 1], "y": [-0.9887, -0.9887, 0, 0], "z": [1, 1.011, 1, 1.175]}, {"color": "rgb(204,0,0)", "opacity": 0.5, "type": "mesh3d", "x": [0.7412, 1, 1], "y": [-1, -1, -0.9887], "z": [0.7412, 0.9092, 1.011]}, {"color": "rgb(205,0,0)", "opacity": 0.5, "type": "mesh3d", "x": [0.7412, 1, 1.011], "y": [-1, -0.9887, -0.9887], "z": [0.7412, 1.011, 1]}, {"color": "rgb(206,0,0)", "opacity": 0.5, "type": "mesh3d", "x": [1, 1, 0.7412], "y": [0.9887, 1, 1], "z": [-1.011, -0.9092, -0.7412]}, {"color": "rgb(207,0,0)", "opacity": 0.5, "type": "mesh3d", "x": [1.989, 1.825, 1, 1], "y": [0.01127, 0, 0.01127, 0], "z": [-1, -1, -1.989, -1.825]}, {"color": "rgb(208,0,0)", "opacity": 0.5, "type": "mesh3d", "x": [1.011, 0.9092, 0.7412], "y": [0.9887, 1, 1], "z": [-1, -1, -0.7412]}, {"color": "rgb(209,0,0)", "opacity": 0.5, "type": "mesh3d", "x": [1.011, 1, 0.7412], "y": [0.9887, 0.9887, 1], "z": [-1, -1.011, -0.7412]}, {"color": "rgb(210,0,0)", "opacity": 0.5, "type": "mesh3d", "x": [1.175, 1.048, 1.207], "y": [0, 0.04819, 0], "z": [-1, -1, -0.7929]}, {"color": "rgb(211,0,0)", "opacity": 0.5, "type": "mesh3d", "x": [1.952, 2.091, 1.952], "y": [0.9518, 1, 1], "z": [-1, -1, -0.9518]}, {"color": "rgb(212,0,0)", "opacity": 0.5, "type": "mesh3d", "x": [1.5, 1.793, 1.793], "y": [0, 0.2071, 0], "z": [0, 0, -0.2071]}, {"color": "rgb(213,0,0)", "opacity": 0.5, "type": "mesh3d", "x": [1.207, 1.175, 1.048], "y": [0.7929, 1, 1], "z": [0, 0, -0.04819]}, {"color": "rgb(214,0,0)", "opacity": 0.5, "type": "mesh3d", "x": [1.793, 1.793, 1.952, 1.952], "y": [0, 0.2071, 0.9518, 1], "z": [-0.2071, 0, -1, -0.9518]}, {"color": "rgb(215,0,0)", "opacity": 0.5, "type": "mesh3d", "x": [1.5, 1.27, 1.27], "y": [0, 0.2701, 0], "z": [0, 0, 0.2701]}, {"color": "rgb(216,0,0)", "opacity": 0.5, "type": "mesh3d", "x": [1.73, 1.825, 1.989], "y": [0.7299, 1, 1], "z": [0, 0, 0.01127]}, {"color": "rgb(217,0,0)", "opacity": 0.5, "type": "mesh3d", "x": [1.825, 1.989, 1.73], "y": [0, 0.01127, 0], "z": [1, 1, 0.7299]}, {"color": "rgb(218,0,0)", "opacity": 0.5, "type": "mesh3d", "x": [1.011, 0.9092, 1.011], "y": [0.9887, 1, 1], "z": [1, 1, 0.9887]}, {"color": "rgb(219,0,0)", "opacity": 0.5, "type": "mesh3d", "x": [1.73, 1.989, 1.73, 1.989], "y": [0, 0.01127, 0.7299, 1], "z": [0.7299, 1, 0, 0.01127]}, {"color": "rgb(220,0,0)", "opacity": 0.5, "type": "mesh3d", "x": [1.175, 1.048, 0.9142], "y": [0, 0.04819, 0], "z": [1, 1, 0.9142]}, {"color": "rgb(221,0,0)", "opacity": 0.5, "type": "mesh3d", "x": [1.048, 1, 0.9092, 1], "y": [0.04819, 0.04819, 1, 1], "z": [1, 1.048, 1, 0.9092]}, {"color": "rgb(222,0,0)", "opacity": 0.5, "type": "mesh3d", "x": [0.9142, 1, 1], "y": [0, 0, 0.04819], "z": [0.9142, 1.175, 1.048]}, {"color": "rgb(223,0,0)", "opacity": 0.5, "type": "mesh3d", "x": [0.9142, 1, 1.048], "y": [0, 0.04819, 0.04819], "z": [0.9142, 1.048, 1]}, {"color": "rgb(224,0,0)", "opacity": 0.5, "type": "mesh3d", "x": [0.9092, 1, 1], "y": [1, 0.9092, 1], "z": [-1, -1, -0.9092]}, {"color": "rgb(225,0,0)", "opacity": 0.5, "type": "mesh3d", "x": [0.9092, 0.7412, 1.011], "y": [1, 0.7412, 1], "z": [-1, -1, -0.9887]}, {"color": "rgb(226,0,0)", "opacity": 0.5, "type": "mesh3d", "x": [1, 0.7412, 1], "y": [0.9092, 0.7412, 1.011], "z": [-1, -1, -0.9887]}, {"color": "rgb(227,0,0)", "opacity": 0.5, "type": "mesh3d", "x": [1.825, 1.989, 1, 1], "y": [1, 1, 1.825, 1.989], "z": [0, -0.01127, 0, -0.01127]}, {"color": "rgb(228,0,0)", "opacity": 0.5, "type": "mesh3d", "x": [1.011, 1, 0.7412], "y": [1, 1.011, 0.7412], "z": [-0.9887, -0.9887, -1]}, {"color": "rgb(229,0,0)", "opacity": 0.5, "type": "mesh3d", "x": [1.175, 0.9142, 1.048], "y": [1, 0.9142, 1], "z": [0, 0, 0.04819]}, {"color": "rgb(230,0,0)", "opacity": 0.5, "type": "mesh3d", "x": [1, 0.9142, 1], "y": [1.175, 0.9142, 1.048], "z": [0, 0, 0.04819]}, {"color": "rgb(231,0,0)", "opacity": 0.5, "type": "mesh3d", "x": [2.091, 1.952, 1, 1], "y": [1, 1, 2.091, 1.952], "z": [1, 0.9518, 1, 0.9518]}, {"color": "rgb(232,0,0)", "opacity": 0.5, "type": "mesh3d", "x": [1.048, 1, 0.9142], "y": [1, 1.048, 0.9142], "z": [0.04819, 0.04819, 0]}, {"color": "rgb(233,0,0)", "opacity": 0.5, "type": "mesh3d", "x": [0.9092, 0.7412, 0.7412], "y": [1, 0.7412, 1], "z": [1, 1, 0.7412]}, {"color": "rgb(234,0,0)", "opacity": 0.5, "type": "mesh3d", "x": [1, 0.7412, 1], "y": [0.9092, 0.7412, 0.7412], "z": [1, 1, 0.7412]}, {"color": "rgb(235,0,0)", "opacity": 0.5, "type": "mesh3d", "x": [0.7412, 1, 1], "y": [1, 1, 0.7412], "z": [0.7412, 0.9092, 0.7412]}, {"color": "rgb(236,0,0)", "opacity": 0.5, "type": "mesh3d", "x": [0.7412, 1, 0.7412], "y": [1, 0.7412, 0.7412], "z": [0.7412, 0.7412, 1]}], "layout": {}}
